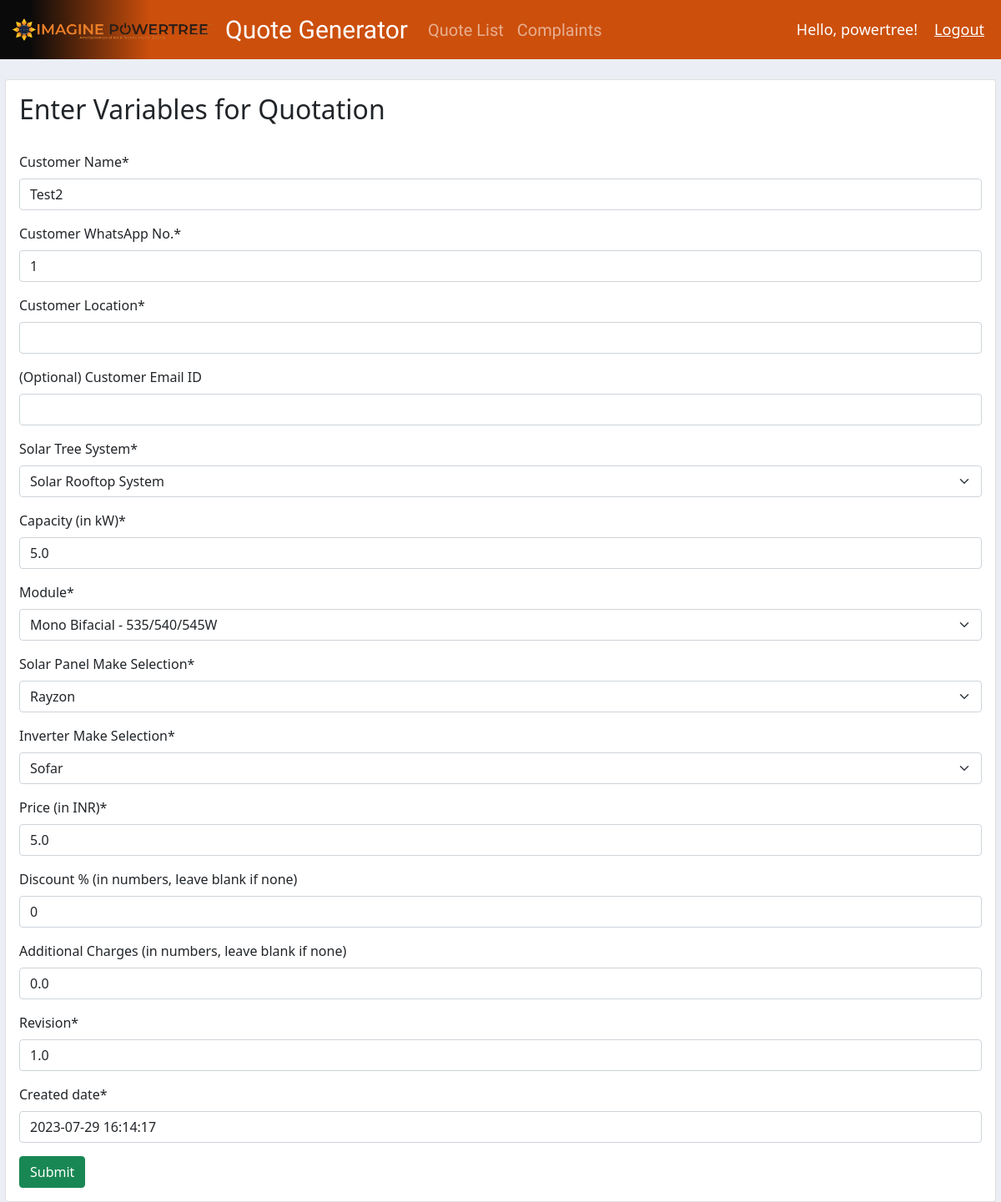
/updatequote/2 (signed in), run on the app's committed database.
### quoteform/models.py (models this page shows, shortened)
class QuoteDetails(models.Model):
    TREESYSTEMS = (
        ('Solar Rooftop System', 'Solar Rooftop System'),
        ('Solar Gazebo System', 'Solar Gazebo System'),
        ('Solar Hybrid System', 'Solar Hybrid System'),
    )
    MODULES = (
        ('Mono Bifacial - 535/540/545W', 'Mono Bifacial - 535/540/545W'),
        ('Mono Perc - 535/540/545W', 'Mono Perc - 535/540/545W'),
        ('Poly Crystalline - 330/335/340W', 'Poly Crystalline - 330/335/340W'),
    )
    PANELS = (
        ('Rayzon', 'Rayzon'),
        ('Adani', 'Adani'),
        ('Goldi', 'Goldi'),
        ('Waree', 'Waree'),
        ('Pahal', 'Pahal'),
    )
    INVERTERS = (
        ('KSolare', 'KSolare'),
        ('Solaryaan', 'Solaryaan'),
        ('Solis', 'Solis'),
        ('Polycab', 'Polycab'),
        ('Sofar', 'Sofar'),
        ('Sungrow', 'Sungrow'),
        ('GrowWATT', 'GrowWATT'),
    )
    name = models.CharField(max_length = 500, null = True)
    whatsapp = models.CharField(max_length = 15, null = True)
    location = models.CharField(max_length = 100, null = True)
    email = models.CharField(max_length = 100, null = True, blank = True)
    treesystem = models.TextField(max_length = 50, choices = TREESYSTEMS, default = 'Choose Tree System...')
    capacity = models.FloatField(null = True)
    module = models.TextField(max_length = 50, choices = MODULES, default = 'Choose Module...')
    panel = MultiSelectField(choices = PANELS, max_choices = 4, max_length = 100)
    inverter = MultiSelectField(choices = INVERTERS, max_choices = 7, max_length = 100)
    price = models.FloatField(null = True)
    discount = models.IntegerField(default = 0, null = True, blank = True)
    additional = models.FloatField(default = 0, null = True, blank = True)
    revision = models.FloatField(null = True)
    created_date = models.DateTimeField(default = timezone.now, null = True)
    revision_date = models.DateTimeField(auto_now_add = True, null = True)

### quoteform/views.py (the view)
# urls.py: path('updatequote/<str:pk>', views.updateQuote, name = "updatequote"),
@login_required(login_url = 'login')
def updateQuote(request, pk):
    quote = QuoteDetails.objects.get(id = pk)
    form = QuoteForm(instance = quote)
    if request.method == 'POST':
        form = QuoteForm(request.POST, instance = quote)
        if form.is_valid():
            form.save()
            return redirect('/quotelist')
    context = {'form':form}
    return render(request, 'quoteform/quoteform.html', context)

### quoteform/forms.py
class QuoteForm(ModelForm):
    class Meta:
        model = QuoteDetails
        fields = '__all__'
        labels = {
            'name': _('Customer Name'),
            'whatsapp': _('Customer WhatsApp No.'),
            'location': _('Customer Location'),
            'email': _('(Optional) Customer Email ID'),
            'treesystem': _('Solar Tree System'),
            'capacity': _('Capacity (in kW)'),
            'panel': _('Solar Panel Make Selection'),
            'inverter': _('Inverter Make Selection'),
            'price': _('Price (in INR)'),
            'discount': _('Discount % (in numbers, leave blank if none)'),
            'additional': _('Additional Charges (in numbers, leave blank if none)'),
        }

### quoteform/templates/quoteform/quoteform.html (shortened to what this page needs)
{% extends 'quoteform/base.html' %}
{% block content %}
{% load static %}
{% include 'quoteform/navbar.html' %}
{% load crispy_forms_tags %}
<br>
<div class="col" style="margin-left: 0.5%; margin-right: 0.5%;">
    <div class="card card-body">
        <h2>Enter Variables for Quotation</h2>
        <br>
        <form method="POST">
            {{form|crispy}}
            <input class="btn btn-success" type="submit" value="Submit">
        </form>
    </div>
</div>
{% endblock %}

### quoteform/templates/quoteform/navbar.html (shortened to what this page needs)
{% load static %}
<nav class="navbar navbar-expand-lg navbar-dark navbar-expand" style= "background: linear-gradient(90deg, rgb(10, 10, 10) 3%, rgb(204, 79, 12) 15%)" >
    <img src="{% static '/images/PowerTreeLogo.png' %} " width="20%" height="20%" style="margin-left: 15px; margin-right: 15px;">
    <a class="navbar-brand" style="text-align: center; font-family: 'Ubuntu', sans-serif; font-size: 30px; text-align: center;" href="{% url 'quoteform' %}">Quote Generator</a>
    <div class="collapse navbar-collapse" id="navbarNav">
        <ul class="navbar-nav">
          <li class="nav-item active" style="text-align: center; font-family: 'Ubuntu', sans-serif; font-size: 20px; text-align: center; color: #ffffff;">
            <a class="nav-link" href="{% url 'quotelist' %}">Quote List</a>
          </li>
          <li class="nav-item active" style="text-align: center; font-family: 'Ubuntu', sans-serif; font-size: 20px; text-align: center; color: #ffffff;">
            <a class="nav-link" href="{% url 'showcsv' %}">Complaints</a>
          </li>
        </ul>
    </div>
    <span class="hello-msg">Hello, {{request.user}}!</span>
    <span><a class="hello-msg" href="{% url 'logout' %}">Logout</a></span>
</nav>

### static/css/main.css (style rules this page uses)
html { margin: 0; padding: 0; }
body { background-color: #ebeff5; margin: 0; padding: 0; }

### quoteform/templates/quoteform/navbar.html (style rules this page uses)
.hello-msg { font-size: 18px; color: #ffffff; margin-right: 20px; }

### data on the page
QuoteDetails: name "Test2", whatsapp "1", treesystem "Solar Rooftop System", capacity "5.0", module "Mono Bifacial - 535/540/545W", panel "Rayzon", inverter "Sofar", price "5.0", discount "0", additional "0.0", revision "1.0", created_date "2023-07-29 16:14:17"

### other printed values
{{ request.user }} "powertree"
